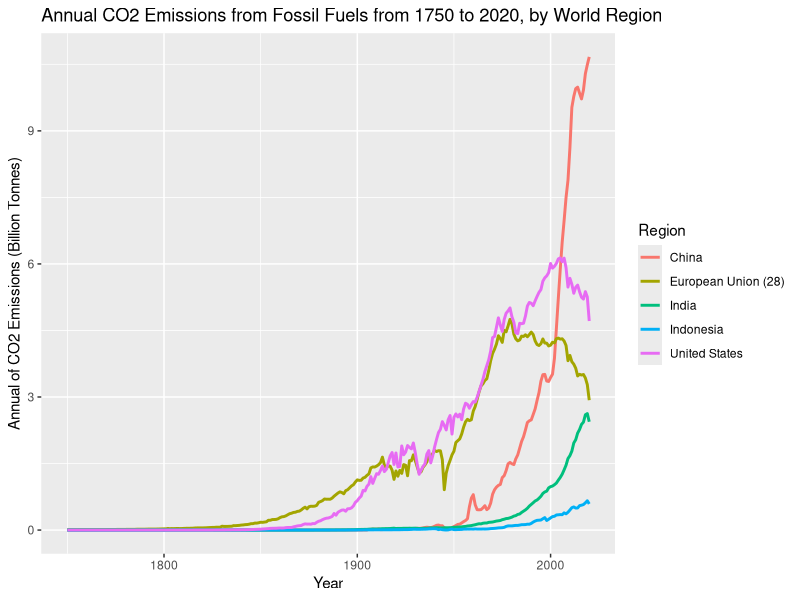
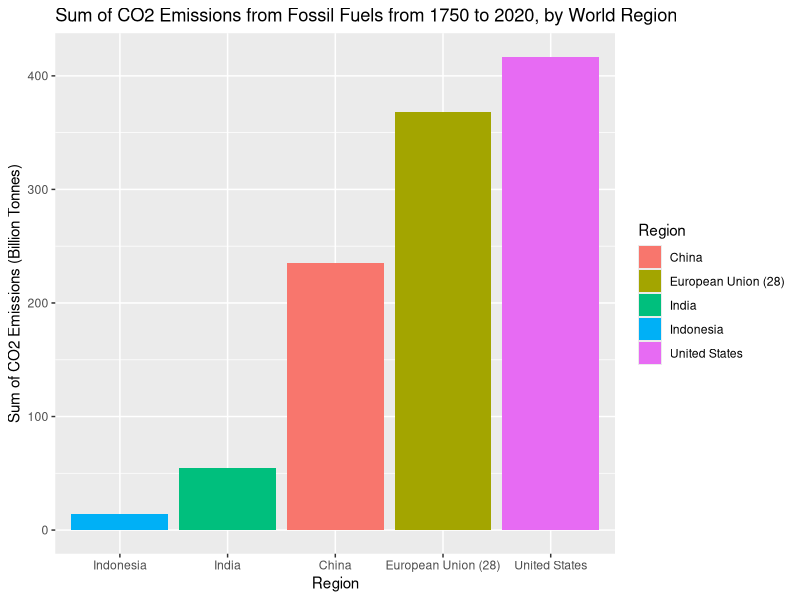
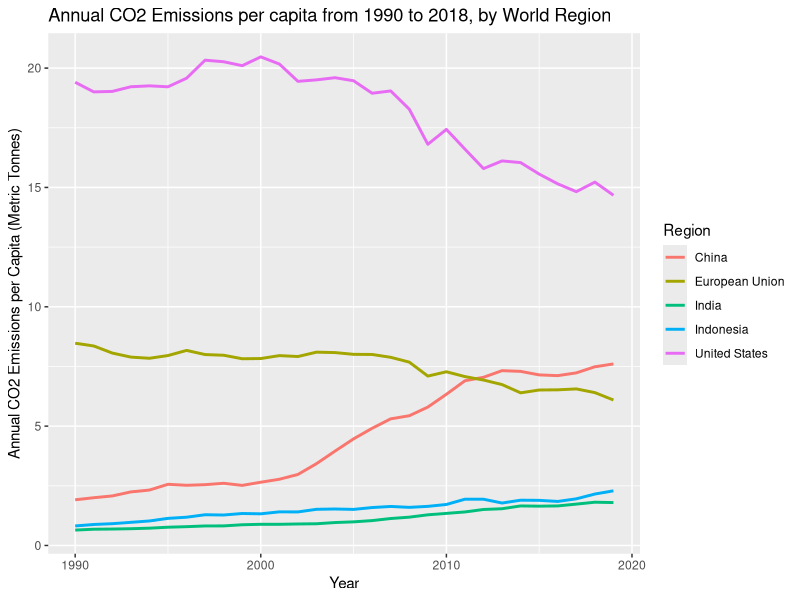
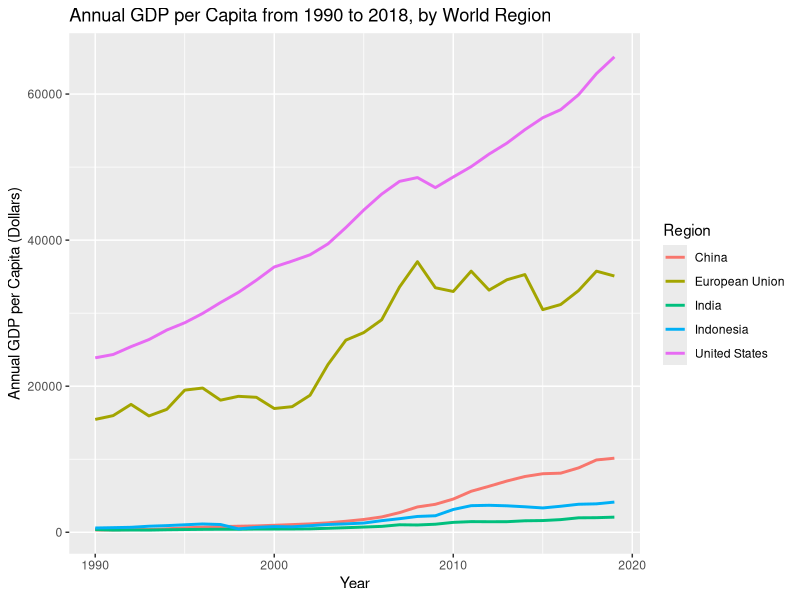
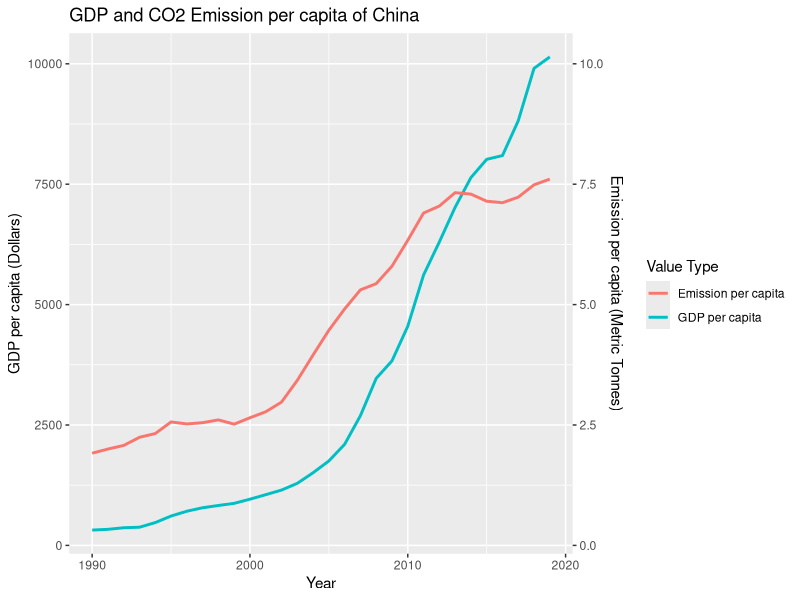

Recreate these plots in R, in order. (Note: this script raises an error after producing the figures.)
packages <- c("tidyverse", "reshape2", "fauxnaif", "gganimate", "ggthemes",
              "stringr", "gridExtra", "gifski", "png", "ggrepel")
lapply(packages, require, character.only = TRUE)

emission <- read.csv("annual-co-emissions-by-region.csv")
target <- c('Indonesia','India','China','European Union (28)','United States' )
emission %>% 
  group_by(Entity,Year)%>%
  filter(all(Entity %in% target))%>%
  ggplot(aes(y=Annual.CO2.emissions..zero.filled./10^9,x=Year, color=Entity))+
  labs(x="Year", y = "Annual of CO2 Emissions (Billion Tonnes)", 
       color="Region",
       title="Annual CO2 Emissions from Fossil Fuels from 1750 to 2020, by World Region")+
  geom_line(size=1)

emission %>% 
  group_by(Entity)%>%
  filter(all(Entity %in% target))%>%
  summarize(sum_ems=sum(Annual.CO2.emissions..zero.filled.),na.rm=T)->sum_ems_res

sum_ems_res%>%
  ggplot(aes(y=sum_ems/10^9,x=reorder(Entity,sum_ems),fill=Entity))+
  guides(fill=guide_legend(title="Region"))+
  labs(x="Region", y = "Sum of CO2 Emissions (Billion Tonnes)", 
       title="Sum of CO2 Emissions from Fossil Fuels from 1750 to 2020, by World Region")+
  geom_bar(stat='identity')

per_capita_target <- c('China','European Union','India','Indonesia','United States' )

per_capita_emission <- read.csv("emission_per_capita.csv")
per_capita_GDP <- read.csv("GDP_per_capita.csv")

drop <- c('Indicator.Name','Country.Code','Indicator.Code')
ems_country_data <- per_capita_emission[,!(names(per_capita_emission) %in% drop)]
ems_country_data_melt <- melt(ems_country_data, id='Country.Name')
ems_country_data_melt <- select(ems_country_data_melt, c("Country.Name","variable","value"))
names(ems_country_data_melt)[names(ems_country_data_melt) == "variable"] <- "Year"
names(ems_country_data_melt)[names(ems_country_data_melt) == "value"] <- "Emission_per_Capita"
ems_country_data_melt$Year = substr(ems_country_data_melt$Year,2,5)
ems_country_data_melt$Year = strtoi(ems_country_data_melt$Year)

gdp_country_data <- per_capita_GDP[,!(names(per_capita_GDP) %in% drop)]
gdp_country_data_melt <- melt(gdp_country_data, id='Country.Name')
gdp_country_data_melt <- select(gdp_country_data_melt, c("Country.Name","variable","value"))
names(gdp_country_data_melt)[names(gdp_country_data_melt) == "variable"] <- "Year"
names(gdp_country_data_melt)[names(gdp_country_data_melt) == "value"] <- "GDP_per_Capita"
gdp_country_data_melt$Year = substr(gdp_country_data_melt$Year,2,5)
gdp_country_data_melt$Year = strtoi(gdp_country_data_melt$Year)


per_capita_all <- merge(x=gdp_country_data_melt,y=ems_country_data_melt,by=c("Year","Country.Name"))

per_capita_all %>% 
  group_by(Country.Name,Year)%>%filter(all(Country.Name %in% per_capita_target))->res

per_capita_all %>% 
  group_by(Country.Name,Year)%>%
  filter(all(Country.Name %in% per_capita_target))%>%
  drop_na()%>%
  ggplot(aes(x=Year))+
  geom_line(aes(y=Emission_per_Capita,color=Country.Name),size=1)+
  labs(x="Year", y = "Annual CO2 Emissions per Capita (Metric Tonnes)", 
       color="Region",
       title="Annual CO2 Emissions per capita from 1990 to 2018, by World Region")

#GDP per capita
per_capita_all %>% 
  group_by(Country.Name,Year)%>%
  filter(all(Country.Name %in% per_capita_target))%>%
  drop_na()%>%
  ggplot(aes(x=Year))+
  geom_line(aes(y=GDP_per_Capita,color=Country.Name),size=1)+
  labs(x="Year", y = "Annual GDP per Capita (Dollars)", 
       color="Region",
       title="Annual GDP per Capita from 1990 to 2018, by World Region")

#Relationship between GDP and CO2 Emission
per_capita_all %>% 
  group_by(Country.Name,Year)%>%
  filter(all(Country.Name=="China"))%>%
  drop_na()%>%
  ggplot(aes(x=Year))+
  geom_line(aes(y=GDP_per_Capita,color="GDP per capita"),size=1)+
  geom_line(aes(y=Emission_per_Capita*1000,color="Emission per capita"),size=1)+scale_y_continuous(
    name = "GDP per capita (Dollars)",
    sec.axis = sec_axis(~ . / 1000,name="Emission per capita (Metric Tonnes)")
  ) + 
  labs(x="Year", y = "Annual GDP per Capita (Dollars)", 
       color="Value Type",
       title="GDP and CO2 Emission per capita of China")


#Relationship between GDP and CO2 Emission
sel_country<-c('China','Brazil','Iran','Vietnam',
               'Indonesia','Philippines','India','South Africa',
               'United States','United Kingdom','European Union',
               'Germany','France','Canada','Finland','Japan','Argentina')
per_capita_all %>%
  group_by(Country.Name,Year)%>%
  filter(all(Country.Name %in% sel_country))%>%
  drop_na()%>%
  ggplot(aes(y = GDP_per_Capita, x = Emission_per_Capita)) +
  labs(x="Emissions per capita", y = "Annual GDP per capita (Dollars)") +
  geom_point(size=2,color='red',alpha=0.5)-> p

p + transition_time(Year) +
  geom_text(aes(label = Country.Name),check_overlap = T, nudge_y = -1200)+
  labs(title = "Emissions and Annual GDP per capita of {frame_time}") +
  anim_save("Emissions-GDP.gif", dpi=1200)

 #Oil Price and Consumption
oil_data <- read.csv("world-crude-oil-price-vs-oil-consumption.csv")
world_oil <- subset(oil_data,oil_data$Entity=='World')
coeff <- 2*10^-2
world_oil %>%
  drop_na()%>%
  ggplot(aes(x=Year))+
  geom_vline(xintercept=1979, linetype = "longdash",)+
  annotate(geom="text", x=1983, y=0.5, label="Energy Crisis", size=3) +
  geom_vline(xintercept=2008, linetype = "longdash",)+
  annotate(geom="text", x=2003, y=0.5, label="Great Recession", size=3) +
  geom_vline(xintercept=2019, linetype = "longdash",)+
  annotate(geom="text", x=2015, y=0.5, label="COVID Pandemic", size=3) +
  geom_line(aes(y=Oil.Consumption...Barrels/10^6,color='Oil Consumption'),size=1)+
  geom_line(aes(y=Oil...Crude.prices.since.1861..2021...*coeff,color='Crude Oil Prices'),size=1)+
  scale_y_continuous(
    name = "Oil Consumption (Million Cubic Meter)",
    sec.axis = sec_axis(~ . / coeff,name="Oil Price ($)")
  ) + 
  labs(x="Year", 
       color="Value Type",
       title="World Crude Price and Consumption")

#Electricity generation
electricity_data <- read.csv("power_generation.csv")
ele_data_melt <- melt(electricity_data, id='Period')
names(ele_data_melt)[names(ele_data_melt) == "variable"] <- "Energy Source"
names(ele_data_melt)[names(ele_data_melt) == "value"] <- "Quantity"
ele_data_melt$Quantity <- as.integer(gsub(",", "", ele_data_melt$Quantity))

ele_data_melt %>%
  group_by(Period)%>%
  drop_na()%>%
  ggplot(aes(fill=`Energy Source`, y=Quantity/1000000.0, x=Period)) + 
  geom_bar(position="stack", stat="identity")+
  scale_x_continuous(
    breaks=c(2010,2012,2014,2016,2018,2020)
  ) + 
  labs(x="Year", 
       y="Billion Megawatthours",
       title="US Electricty Generation from 2010 to 2020 by Sources")

#Global Electricity generation
global_ele_data <- read.csv("electricity-prod-source.csv")
filter(global_ele_data,Entity == "World")->world_ele
world_ele<- select(world_ele,-c('Entity','Code'))
world_ele_melt <- melt(world_ele, id='Year')
names(world_ele_melt)[names(world_ele_melt) == "variable"] <- "Energy Source"
names(world_ele_melt)[names(world_ele_melt) == "value"] <- "Quantity"

global_ele_share_data <- read.csv("share-elec-by-source.csv")
filter(global_ele_share_data,Entity == "World")->world_ele_share
world_ele_share<- select(world_ele_share,-c('Entity','Code'))
world_ele_share_melt <- melt(world_ele_share, id='Year')
names(world_ele_share_melt)[names(world_ele_share_melt) == "variable"] <- "Energy Source"
names(world_ele_share_melt)[names(world_ele_share_melt) == "value"] <- "Percentage"

world_ele_melt %>%
  filter(Year>=1990)%>%
  group_by(Year)%>%
  drop_na()%>%
  ggplot(aes(fill=`Energy Source`, y=Quantity, x=Year)) + 
  geom_area(position="stack", stat="identity",linetype = 1, size =0.5 ,colour="black")+
  labs(x="Year", 
       y="Amount of Electrity (TWh)",
       title="World Electricty Generation from 1990 to 2021 by Sources")->ele_amount_plot

world_ele_share_melt %>%
  filter(Year>=1990)%>%
  group_by(Year)%>%
  drop_na()%>%
  ggplot(aes(color=`Energy Source`, y=Percentage, x=Year)) + 
  geom_line(stat="identity", size=1)+
  labs(x="Year", 
       y="Percentage of Electricity")->ele_share_plot

grid.arrange(ele_amount_plot, ele_share_plot, ncol=1)->res
ggsave("electricity.jpg",res, width = 20, height = 20,dpi=500, units = "cm")

regions<-c('Oceania','Africa', 'Asia', 'South America', 'North America','Europe')
pop_data <- read.csv("world-population-by-region-with-projections.csv")
filter(pop_data,Entity %in% regions)->pop_sel
pop_sel <- select(pop_sel,-c('Code'))
names(world_ele_share_melt)[names(world_ele_share_melt) == "Entity"] <- "Region"

pop_sel %>%
  filter(Year>=1900)%>%
  group_by(Year)%>%
  drop_na()%>%
  ggplot(aes(fill=Entity, y=Population/10^9, x=Year)) + 
  geom_area(position="stack", stat="identity")+
  guides(fill=guide_legend(title="Region"))+
  labs(x="Year", 
       y="Population (Billion)",
       title="World Population Projection from 1900 to 2100 by United Nations")
